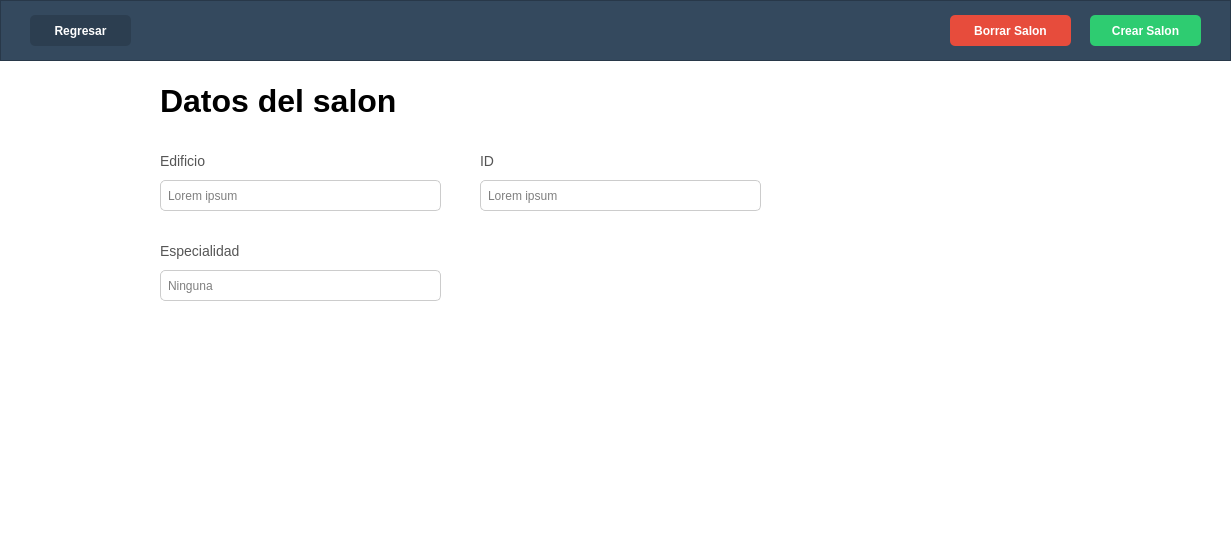
<?xml version="1.0" encoding="UTF-8"?>
<ui version="4.0">
 <class>RoomDetailsWidget</class>
 <widget class="QWidget" name="RoomDetailsWidget">
  <property name="geometry">
   <rect>
    <x>0</x>
    <y>0</y>
    <width>1231</width>
    <height>551</height>
   </rect>
  </property>
  <property name="windowTitle">
   <string>Form</string>
  </property>
  <property name="styleSheet">
   <string notr="true">background-color: white;</string>
  </property>
  <widget class="QFrame" name="topBar">
   <property name="geometry">
    <rect>
     <x>0</x>
     <y>0</y>
     <width>1231</width>
     <height>61</height>
    </rect>
   </property>
   <property name="styleSheet">
    <string notr="true">background-color: #34495e;</string>
   </property>
   <property name="frameShape">
    <enum>QFrame::StyledPanel</enum>
   </property>
   <property name="frameShadow">
    <enum>QFrame::Raised</enum>
   </property>
   <widget class="QPushButton" name="backButton">
    <property name="geometry">
     <rect>
      <x>30</x>
      <y>15</y>
      <width>101</width>
      <height>31</height>
     </rect>
    </property>
    <property name="cursor">
     <cursorShape>PointingHandCursor</cursorShape>
    </property>
    <property name="styleSheet">
     <string notr="true">background-color: #2c3e50;
color: white;
border-radius: 5px;
font-weight: bold;</string>
    </property>
    <property name="text">
     <string>Regresar</string>
    </property>
   </widget>
   <widget class="QPushButton" name="deleteButton">
    <property name="geometry">
     <rect>
      <x>950</x>
      <y>15</y>
      <width>121</width>
      <height>31</height>
     </rect>
    </property>
    <property name="cursor">
     <cursorShape>PointingHandCursor</cursorShape>
    </property>
    <property name="styleSheet">
     <string notr="true">background-color: #e74c3c;
color: white;
border-radius: 5px;
font-weight: bold;</string>
    </property>
    <property name="text">
     <string>Borrar Salon</string>
    </property>
   </widget>
   <widget class="QPushButton" name="createButton">
    <property name="geometry">
     <rect>
      <x>1090</x>
      <y>15</y>
      <width>111</width>
      <height>31</height>
     </rect>
    </property>
    <property name="cursor">
     <cursorShape>PointingHandCursor</cursorShape>
    </property>
    <property name="styleSheet">
     <string notr="true">background-color: #2ecc71;
color: white;
border-radius: 5px;
font-weight: bold;</string>
    </property>
    <property name="text">
     <string>Crear Salon</string>
    </property>
   </widget>
  </widget>
  <widget class="QLabel" name="titleLabel">
   <property name="geometry">
    <rect>
     <x>160</x>
     <y>80</y>
     <width>301</width>
     <height>41</height>
    </rect>
   </property>
   <property name="styleSheet">
    <string notr="true">font-size: 32px;
color: black;
font-weight: bold;</string>
   </property>
   <property name="text">
    <string>Datos del salon</string>
   </property>
  </widget>
  <widget class="QLabel" name="edificioLabel">
   <property name="geometry">
    <rect>
     <x>160</x>
     <y>150</y>
     <width>101</width>
     <height>21</height>
    </rect>
   </property>
   <property name="styleSheet">
    <string notr="true">font-size: 14px;
color: #555;</string>
   </property>
   <property name="text">
    <string>Edificio</string>
   </property>
  </widget>
  <widget class="QLineEdit" name="edificioLineEdit">
   <property name="geometry">
    <rect>
     <x>160</x>
     <y>180</y>
     <width>281</width>
     <height>31</height>
    </rect>
   </property>
   <property name="styleSheet">
    <string notr="true">border: 1px solid #ccc;
border-radius: 5px;
padding: 5px;</string>
   </property>
   <property name="placeholderText">
    <string>Lorem ipsum</string>
   </property>
  </widget>
  <widget class="QLabel" name="idLabel">
   <property name="geometry">
    <rect>
     <x>480</x>
     <y>150</y>
     <width>101</width>
     <height>21</height>
    </rect>
   </property>
   <property name="styleSheet">
    <string notr="true">font-size: 14px;
color: #555;</string>
   </property>
   <property name="text">
    <string>ID</string>
   </property>
  </widget>
  <widget class="QLineEdit" name="idLineEdit">
   <property name="geometry">
    <rect>
     <x>480</x>
     <y>180</y>
     <width>281</width>
     <height>31</height>
    </rect>
   </property>
   <property name="styleSheet">
    <string notr="true">border: 1px solid #ccc;
border-radius: 5px;
padding: 5px;</string>
   </property>
   <property name="placeholderText">
    <string>Lorem ipsum</string>
   </property>
  </widget>
  <widget class="QLabel" name="especialidadLabel">
   <property name="geometry">
    <rect>
     <x>160</x>
     <y>240</y>
     <width>101</width>
     <height>21</height>
    </rect>
   </property>
   <property name="styleSheet">
    <string notr="true">font-size: 14px;
color: #555;</string>
   </property>
   <property name="text">
    <string>Especialidad</string>
   </property>
  </widget>
  <widget class="QLineEdit" name="especialidadLineEdit">
   <property name="geometry">
    <rect>
     <x>160</x>
     <y>270</y>
     <width>281</width>
     <height>31</height>
    </rect>
   </property>
   <property name="styleSheet">
    <string notr="true">border: 1px solid #ccc;
border-radius: 5px;
padding: 5px;</string>
   </property>
   <property name="placeholderText">
    <string>Ninguna</string>
   </property>
  </widget>
 </widget>
 <resources/>
 <connections/>
</ui>
